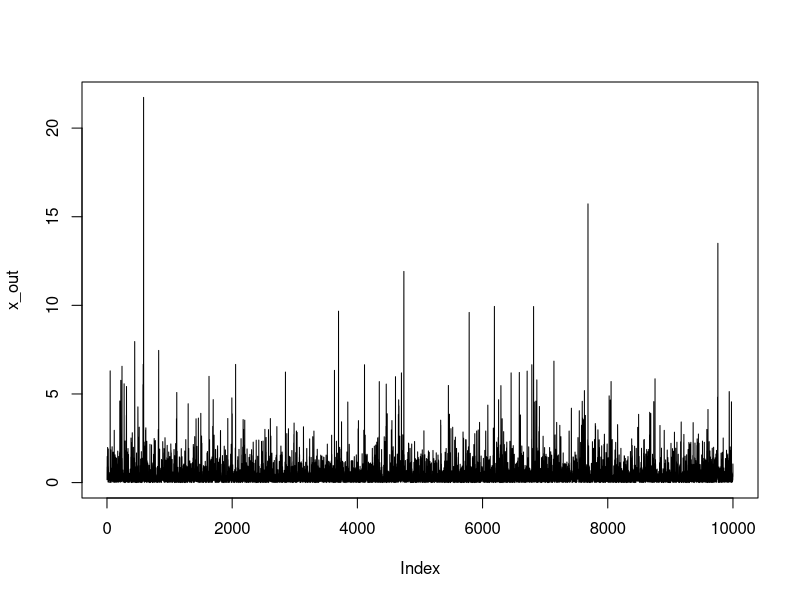
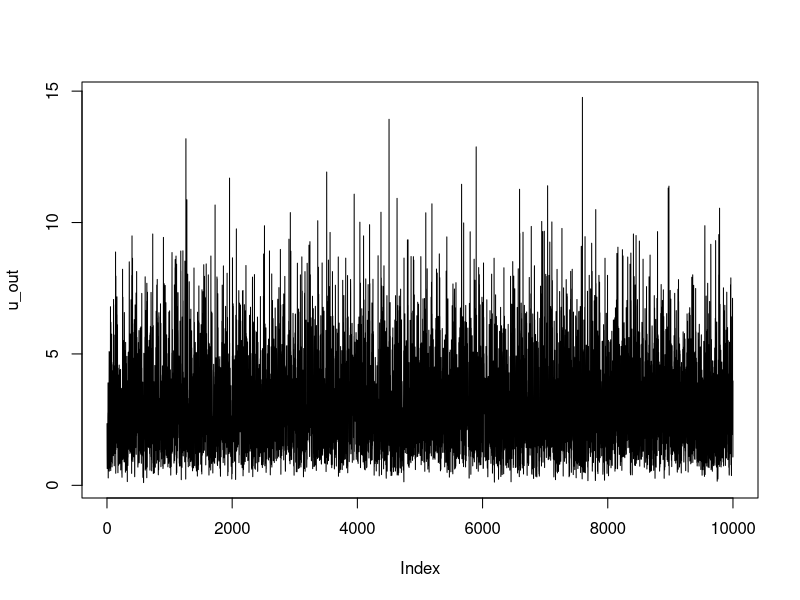
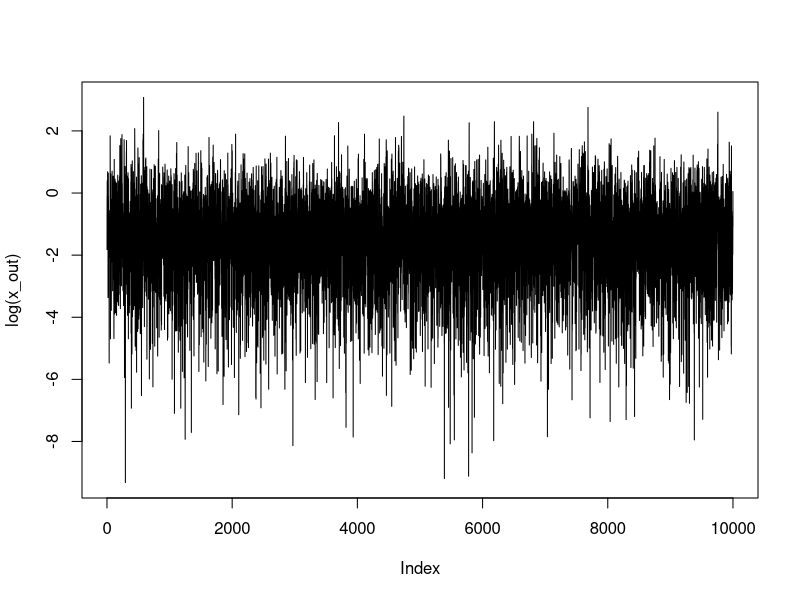
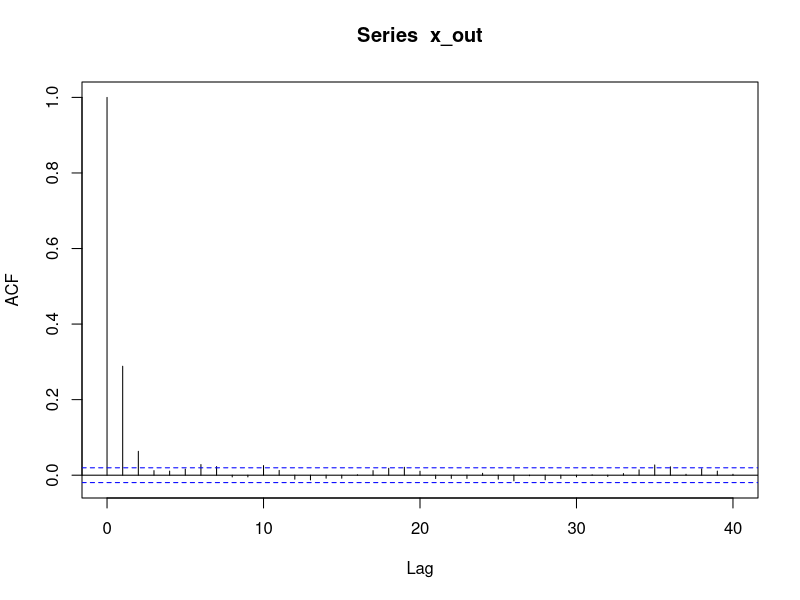
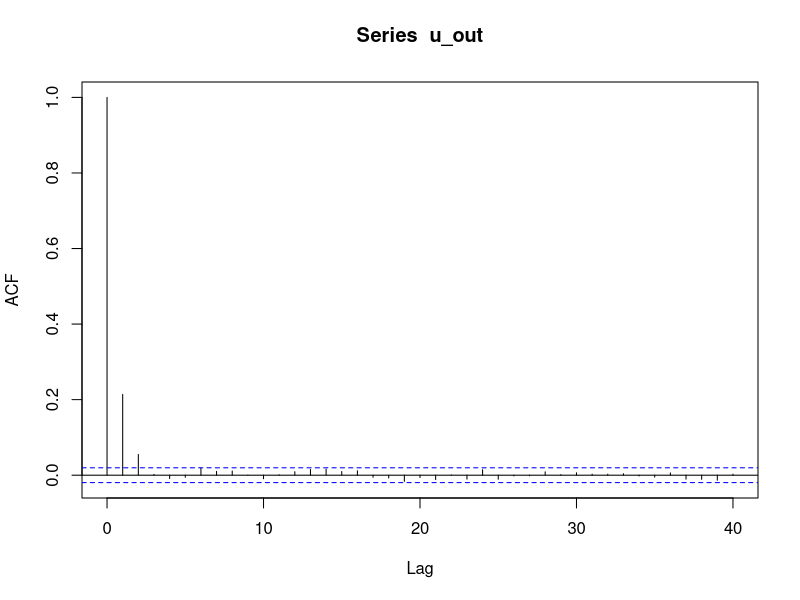
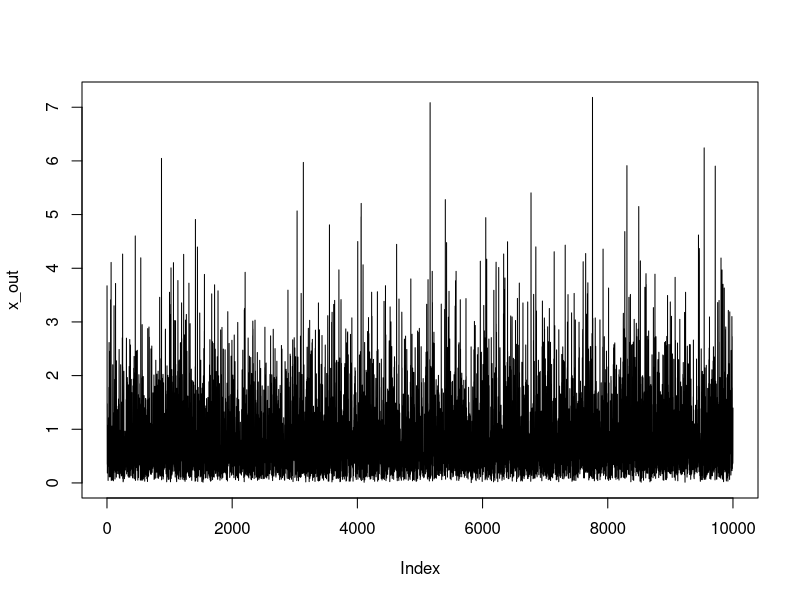
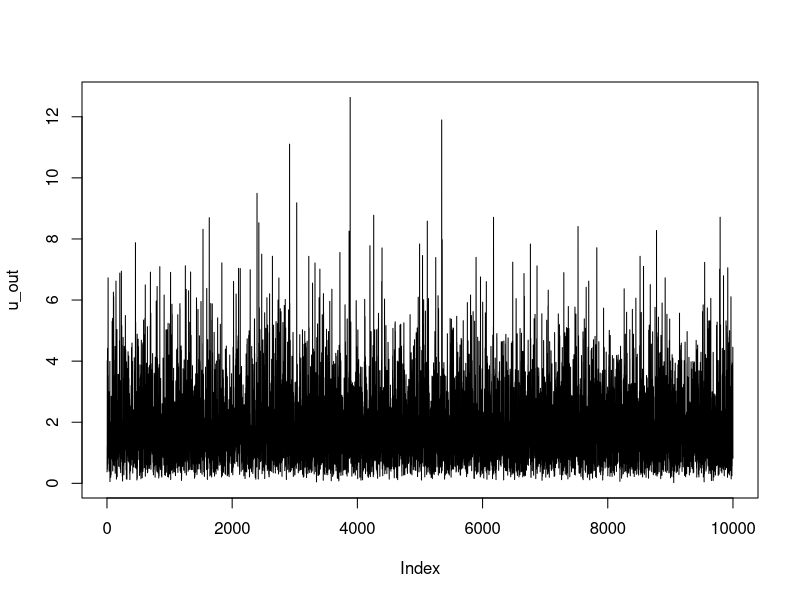
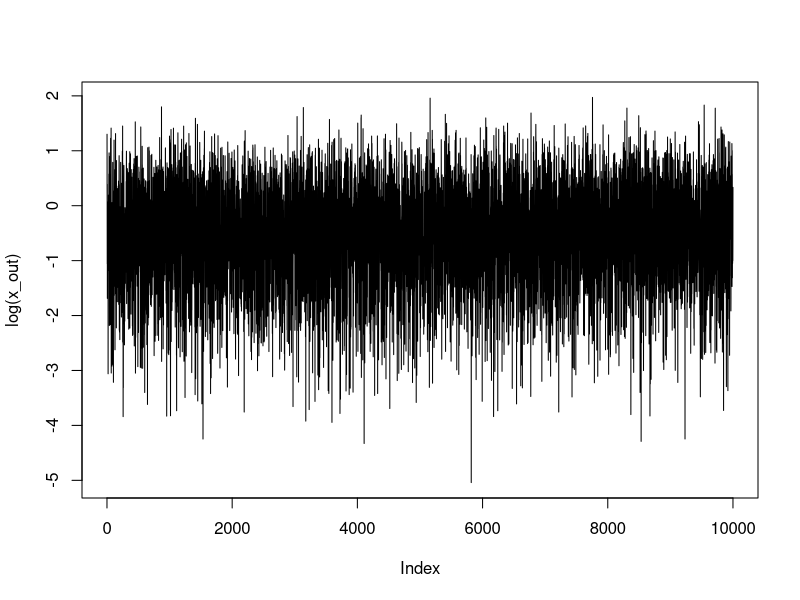

R code for these plots, in order:
## ---- chunk 1
knitr::opts_chunk$set(echo = TRUE)
## ---- chunk 2
#starting point - drawn from marginal because we could 
u_0 = rgamma(1,3,1)

#number of samples to take
N_samp = 10000

#output objects
u_out = rep(NA,N_samp)
x_out = rep(NA,N_samp)

#current values - we do not need a starting x value because we will sample from X|U first
u_curr = u_0
x_curr = NA
## ---- chunk 3
for(i in 1:N_samp){
  x_curr = rexp(1, rate = u_curr)
  u_curr = rgamma(1, shape = 4, rate = 1+x_curr)
  x_out[i] = x_curr
  u_out[i] = u_curr
}
## ---- chunk 4
plot(x_out,type="l")
plot(u_out,type="l")
## ---- chunk 5
plot(log(x_out),type="l")
## ---- chunk 6
acf(x_out)
acf(u_out)
## ---- chunk 7
y = 1
N = 10000 #sample size
u0 = 1
# x0 = 1 

u_curr = u0
x_curr = NA

x_out = u_out = rep(NA,N)
for(i in 1:N){
  x_curr = rgamma(1,2,1+u_curr*y)
  u_curr = rgamma(1,3,1+x_curr*y)
  x_out[i] = x_curr
  u_out[i] = u_curr
}


## ---- chunk 8
plot(x_out,type="l")
plot(u_out,type="l")
## ---- chunk 9
plot(log(x_out),type="l")
plot(log(u_out),type="l")
## ---- chunk 10
acf(x_out)
acf(u_out)
## ---- chunk 11
plot(log(u_out),log(x_out))
print('correlation X,U|Y=1')
cor(u_out,x_out)
plot(density(log(u_out)))
plot(density(log(x_out)))
print('means')
mean(u_out)
mean(x_out)
## ---- chunk 12
gibbs_sample = function(N_samp=10000, y=0.1, u_0=1){
  u_curr = u0
  x_curr = NA

  x_out = u_out = rep(NA,N)
  for(i in 1:N){
    x_curr = rgamma(1,2,1+u_curr*y)
    u_curr = rgamma(1,3,1+x_curr*y)
    x_out[i] = x_curr
    u_out[i] = u_curr
  }
#'regular plots'
plot(x_out,type="l")
plot(u_out,type="l")
#'log plots'
plot(log(x_out),type='l')
plot(log(u_out),type='l')
#'acf plots'
acf(x_out)
acf(u_out)

}

gibbs_sample(y=0.1,u_0=1)
